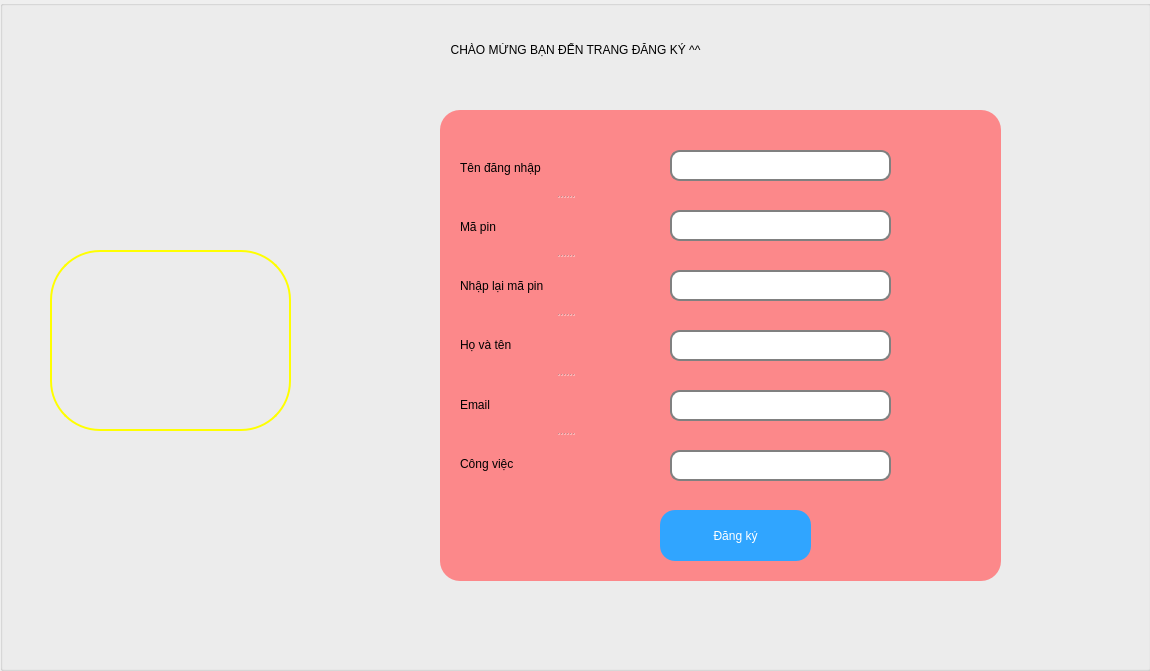
<?xml version="1.0" encoding="UTF-8"?>
<ui version="4.0">
 <class>AddUser</class>
 <widget class="QDialog" name="AddUser">
  <property name="geometry">
   <rect>
    <x>0</x>
    <y>0</y>
    <width>1150</width>
    <height>671</height>
   </rect>
  </property>
  <property name="windowTitle">
   <string>Dialog</string>
  </property>
  <property name="styleSheet">
   <string notr="true">QPushButton:hover:!pressed
{
  	border: 4px solid white;
	background-color: red;
}

QLineEdit :hover:!pressed
{
  	border: 4px solid white;
	background-color: red;
}</string>
  </property>
  <widget class="QGroupBox" name="groupBox">
   <property name="geometry">
    <rect>
     <x>440</x>
     <y>110</y>
     <width>561</width>
     <height>471</height>
    </rect>
   </property>
   <property name="styleSheet">
    <string notr="true">border-radius: 20px;
background-color: rgb(255, 114, 116,210);
</string>
   </property>
   <property name="title">
    <string/>
   </property>
   <widget class="QSplitter" name="splitter_2">
    <property name="geometry">
     <rect>
      <x>20</x>
      <y>30</y>
      <width>210</width>
      <height>351</height>
     </rect>
    </property>
    <property name="styleSheet">
     <string notr="true">font: 75 18pt &quot;Arial&quot;;
background-color: rgb(255, 119, 137,0);</string>
    </property>
    <property name="orientation">
     <enum>Qt::Vertical</enum>
    </property>
    <widget class="QLabel" name="label_TenDangNhap_AddUser">
     <property name="text">
      <string>Tên đăng nhập</string>
     </property>
    </widget>
    <widget class="QLabel" name="label_MaPin_AddUser">
     <property name="text">
      <string>Mã pin</string>
     </property>
    </widget>
    <widget class="QLabel" name="label_NhapLaiMaPin_AddUser">
     <property name="text">
      <string>Nhập lại mã pin</string>
     </property>
    </widget>
    <widget class="QLabel" name="label_HoVaTen_AddUser">
     <property name="text">
      <string>Họ và tên</string>
     </property>
    </widget>
    <widget class="QLabel" name="label_Email_AddUser">
     <property name="text">
      <string>Email</string>
     </property>
    </widget>
    <widget class="QLabel" name="label_CongViec_AddUser">
     <property name="text">
      <string>Công việc</string>
     </property>
    </widget>
   </widget>
   <widget class="QLineEdit" name="lineEdit_TenDangNhap_AddUser">
    <property name="geometry">
     <rect>
      <x>230</x>
      <y>40</y>
      <width>221</width>
      <height>31</height>
     </rect>
    </property>
    <property name="styleSheet">
     <string notr="true">background-color: rgb(255, 255, 255);
border: 2px solid gray;
border-radius: 10px;
font: 12pt &quot;Segoe UI&quot;;</string>
    </property>
   </widget>
   <widget class="QLineEdit" name="lineEdit_MaPin_AddUser">
    <property name="geometry">
     <rect>
      <x>230</x>
      <y>100</y>
      <width>221</width>
      <height>31</height>
     </rect>
    </property>
    <property name="styleSheet">
     <string notr="true">background-color: rgb(255, 255, 255);
border: 2px solid gray;
border-radius: 10px;
font: 12pt &quot;Segoe UI&quot;;</string>
    </property>
    <property name="echoMode">
     <enum>QLineEdit::Password</enum>
    </property>
   </widget>
   <widget class="QLineEdit" name="lineEdit_NhapLaiMaPin_AddUser">
    <property name="geometry">
     <rect>
      <x>230</x>
      <y>160</y>
      <width>221</width>
      <height>31</height>
     </rect>
    </property>
    <property name="styleSheet">
     <string notr="true">background-color: rgb(255, 255, 255);
border: 2px solid gray;
border-radius: 10px;
font: 12pt &quot;Segoe UI&quot;;</string>
    </property>
    <property name="echoMode">
     <enum>QLineEdit::Password</enum>
    </property>
   </widget>
   <widget class="QLineEdit" name="lineEdit_HoVaTen_AddUser">
    <property name="geometry">
     <rect>
      <x>230</x>
      <y>220</y>
      <width>221</width>
      <height>31</height>
     </rect>
    </property>
    <property name="styleSheet">
     <string notr="true">background-color: rgb(255, 255, 255);
border: 2px solid gray;
border-radius: 10px;
font: 12pt &quot;Segoe UI&quot;;</string>
    </property>
   </widget>
   <widget class="QLineEdit" name="lineEdit_Email_AddUser">
    <property name="geometry">
     <rect>
      <x>230</x>
      <y>280</y>
      <width>221</width>
      <height>31</height>
     </rect>
    </property>
    <property name="styleSheet">
     <string notr="true">background-color: rgb(255, 255, 255);
border: 2px solid gray;
border-radius: 10px;
font: 12pt &quot;Segoe UI&quot;;</string>
    </property>
   </widget>
   <widget class="QLineEdit" name="lineEdit_CongViec_AddUser">
    <property name="geometry">
     <rect>
      <x>230</x>
      <y>340</y>
      <width>221</width>
      <height>31</height>
     </rect>
    </property>
    <property name="styleSheet">
     <string notr="true">background-color: rgb(255, 255, 255);
border: 2px solid gray;
border-radius: 10px;
font: 12pt &quot;Segoe UI&quot;;</string>
    </property>
   </widget>
   <widget class="QPushButton" name="pushButton_DangKy_AddUser">
    <property name="geometry">
     <rect>
      <x>220</x>
      <y>400</y>
      <width>151</width>
      <height>51</height>
     </rect>
    </property>
    <property name="styleSheet">
     <string notr="true">border-radius: 15px;
color: rgb(255, 255, 255);
background-color: rgb(48, 165, 255);
font: 75 18pt &quot;MS Shell Dlg 2&quot;;</string>
    </property>
    <property name="text">
     <string>Đăng ký</string>
    </property>
   </widget>
  </widget>
  <widget class="QGroupBox" name="groupBox_2">
   <property name="geometry">
    <rect>
     <x>0</x>
     <y>0</y>
     <width>1151</width>
     <height>671</height>
    </rect>
   </property>
   <property name="styleSheet">
    <string notr="true">background-image: url(:/Images/BackGr/bkgr_SignUp.jpg);</string>
   </property>
   <property name="title">
    <string/>
   </property>
   <widget class="QFrame" name="frame">
    <property name="geometry">
     <rect>
      <x>50</x>
      <y>250</y>
      <width>241</width>
      <height>181</height>
     </rect>
    </property>
    <property name="styleSheet">
     <string notr="true">background-image: url(:/Images/BackGr/budget.jpg);
border: 2px solid yellow;
border-radius: 50px;</string>
    </property>
    <property name="frameShape">
     <enum>QFrame::StyledPanel</enum>
    </property>
    <property name="frameShadow">
     <enum>QFrame::Raised</enum>
    </property>
   </widget>
  </widget>
  <widget class="QLabel" name="label_AddUser">
   <property name="geometry">
    <rect>
     <x>120</x>
     <y>20</y>
     <width>911</width>
     <height>61</height>
    </rect>
   </property>
   <property name="styleSheet">
    <string notr="true">font: 75 26pt &quot;MS Shell Dlg 2&quot;;
background-color: rgb(183, 255, 245,0);
</string>
   </property>
   <property name="text">
    <string>&lt;html&gt;&lt;head/&gt;&lt;body&gt;&lt;p align=&quot;center&quot;&gt;CHÀO MỪNG BẠN ĐẾN TRANG ĐĂNG KÝ ^^&lt;/p&gt;&lt;/body&gt;&lt;/html&gt;</string>
   </property>
   <property name="textFormat">
    <enum>Qt::AutoText</enum>
   </property>
  </widget>
  <zorder>groupBox_2</zorder>
  <zorder>groupBox</zorder>
  <zorder>label_AddUser</zorder>
 </widget>
 <resources/>
 <connections/>
</ui>
